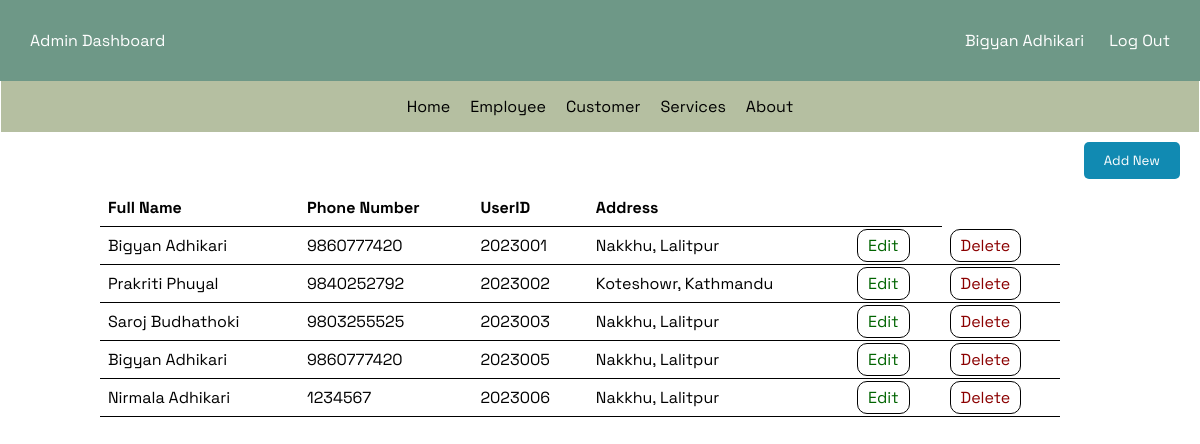
Page /userDashboard.php (signed in) on the committed database.
### tables this page shows
CREATE TABLE `users` (
  `FullName` varchar(30) DEFAULT NULL,
  `PhoneNumber` bigint(13) DEFAULT NULL,
  `UserID` varchar(10) DEFAULT NULL,
  `Address` varchar(30) DEFAULT NULL
);

### userDashboard.php (the view, shortened to what this page needs)
<?php
$user_name = $_SESSION['User_name'];
include "db_connect.php";
 $mysqli = new mysqli($host, $username, $password, $database);
 $query = "select * from users";
 $run = mysqli_query($mysqli,$query);
 ?>
<!DOCTYPE html>
<html lang="en">
  <head>
    <link rel="stylesheet" href="./userDashboard.css">
  </head>
  <body>
    <div class="header">
      <div class="title">
        <div class="adminName">Admin Dashboard</div>
        <div class="userInfo">
          <div class="userIcon">
            <p><?php
             echo $user_name; ?></p>
          </div>
          <div class="logoutBtn"><a href="./logout.php">Log Out</a></div>
        </div>
      </div>
      <div class="navbar">
        <li class="nav-links home" onclick="window.location.href='userDashboard.php'" >Home</li>
        <li class="nav-links">Employee</li>
        <li class="nav-links">Customer</li>
        <li class="nav-links">Services</li>
        <li class="nav-links">About</li>
      </div>
    </div>
    <div class="body">
      <div class="userAddDel">
        <button class="editButtons" id="addNewBtn" onclick="window.location.href='addNewUser.php'">Add New</button>
      </div>
      <div class="table">
          <table>
            <tr class="heading">
              <th>Full Name</th>
              <th>Phone Number</th>
              <th>UserID</th>
              <th>Address</th>
              <th></th>
            </tr>
            <?php
              if ($num = mysqli_num_rows($run)>0) {
                    while ($result = mysqli_fetch_assoc($run)) {
                        echo "
                              <tr class='data'>
                                  <td>".$result['FullName']."</td>
                                  <td>".$result['PhoneNumber']."</td>
                                  <td>".$result['UserID']."</td>
                                  <td>".$result['Address']."</td>
                                  <td><a href='db_edituser.php?UserID=".$result['UserID']."' id='editbutton'>Edit</a></td>
                                  <td><a href='db_deleteuser.php?UserID=".$result['UserID']."' id='deletebtn'>Delete</a></td>
                              </tr>
                        ";
                    }
              }
            ?>
          </table>
 </div>
      </div>
  </body>
</html>

### userDashboard.css (style rules this page uses)
#deletebtn { border: 1px solid black; text-decoration: none; color: darkred; padding: 5px 10px; border-radius: 10px; }
* { margin: 0; padding: 0; font-family: "Space Grotesk", sans-serif; }
.header .title { display: flex; justify-content: space-between; padding: 30px; font-family: "Space Grotesk", sans-serif; background-color: #6e9887; color: white; }
.title { align-items: center; }
.userInfo { display: flex; align-items: center; }
.userIcon { display: flex; margin-right: 25px; cursor: pointer; align-items: center; }
.logoutBtn { cursor: pointer; }
.logoutBtn a { color: white; text-decoration: none; }
.navbar { justify-content: center; display: flex; list-style: none; background-color: #b5bfa1; margin: 0 1px 0 1px; padding: 5px; font-family: "Space Grotesk", sans-serif; }
.navbar li { padding: 10px; cursor: pointer; }
.userAddDel { display: flex; justify-content: flex-end; margin: 10px; }
.userAddDel button { padding: 10px 20px; margin-right: 10px; border: 0; background-color: #118ab2; border-radius: 5px; color: #fff; cursor: pointer; }
.editButtons { margin-right: 5px; }
a { text-decoration: none; }
.home { text-decoration: none; color: black; }
table { border-collapse: collapse; width: 80%; margin-left: 100px; }
th, td { border-bottom: 1px solid black; padding: 8px; text-align: left; }
tr { padding: 10px; }

### userDashboard.php (style rules this page uses)
#editbutton { border: 1px solid black; text-decoration: none; color: darkgreen; padding: 5px 10px; border-radius: 10px; }
#deletebtn { border: 1px solid black; text-decoration: none; color: darkred; padding: 5px 10px; border-radius: 10px; }
* { margin: 0; padding: 0; font-family: "Space Grotesk", sans-serif; }
.header .title { display: flex; justify-content: space-between; padding: 30px; font-family: "Space Grotesk", sans-serif; background-color: #6e9887; color: white; }
.title { align-items: center; }
.userInfo { display: flex; align-items: center; }
.userIcon { display: flex; margin-right: 25px; cursor: pointer; align-items: center; }
.logoutBtn { cursor: pointer; }
.logoutBtn a { color: white; text-decoration: none; }
.navbar { justify-content: center; display: flex; list-style: none; background-color: #b5bfa1; margin: 0 1px 0 1px; padding: 5px; font-family: "Space Grotesk", sans-serif; }
.navbar li { padding: 10px; cursor: pointer; }
.userAddDel { display: flex; justify-content: flex-end; margin: 10px; }
.userAddDel button { padding: 10px 20px; margin-right: 10px; border: 0; background-color: #118ab2; border-radius: 5px; color: #fff; cursor: pointer; }
.editButtons { margin-right: 5px; }
a { text-decoration: none; }
.home { text-decoration: none; color: black; }
table { border-collapse: collapse; width: 80%; margin-left: 100px; }
th, td { border-bottom: 1px solid black; padding: 8px; text-align: left; }
tr { padding: 10px; }

### rows in the picture
users: FullName "Bigyan Adhikari", PhoneNumber "9860777420", UserID "2023001", Address "Nakkhu, Lalitpur"
users: FullName "Prakriti Phuyal", PhoneNumber "9840252792", UserID "2023002", Address "Koteshowr, Kathmandu"
users: FullName "Saroj Budhathoki", PhoneNumber "9803255525", UserID "2023003", Address "Nakkhu, Lalitpur"
users: FullName "Bigyan Adhikari", PhoneNumber "9860777420", UserID "2023005", Address "Nakkhu, Lalitpur"
users: FullName "Nirmala Adhikari", PhoneNumber "1234567", UserID "2023006", Address "Nakkhu, Lalitpur"

### other values in the picture
$user_name "Bigyan Adhikari"
